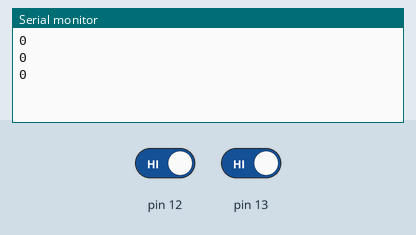
A sketch run on a simulated Arduino Uno, built with avr-gcc and run on an emulated ATmega328P. On the bench: the last lines printed to the serial monitor. Inputs (shaded band) come from the test bench; at power-on: pin 12 HIGH, pin 13 HIGH.

Above: at 2.8 s.
2.9 s: pin 12 driven LOW
At 3.7 s:
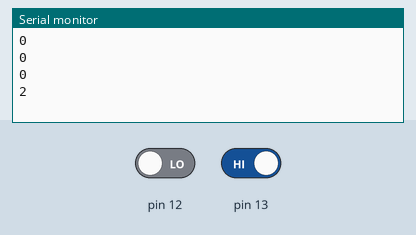
4.4 s: pin 13 driven LOW
At 5.7 s:
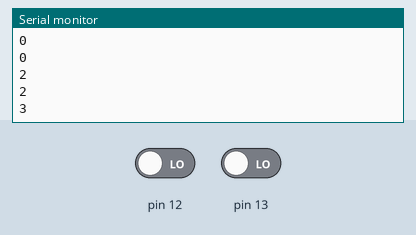
5.9 s: pin 12 driven HIGH
At 6.8 s:
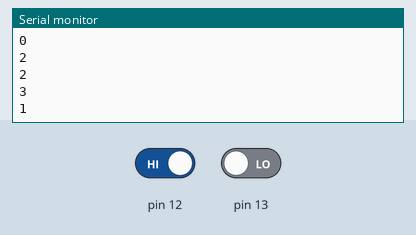
Timing chart, 0 to 8.9 s (numbered marks = the images above; inputs shaded):
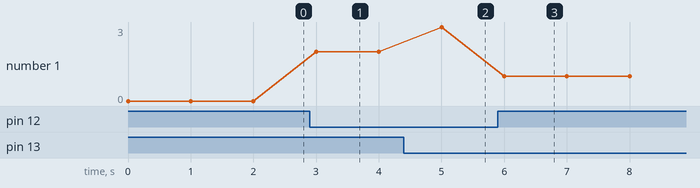

Measured:
- after the input at 2.9 s, the serial monitor: prints a new line after 0.10 s (image 1)
- after the input at 4.4 s, the serial monitor: prints a new line after 0.60 s (image 2)
- after the input at 5.9 s, the serial monitor: prints a new line after 0.10 s (image 3)
- plotted number 1: 0 → 2 after the input at 2.9 s, 2 → 3 after the input at 4.4 s, 3 → 1 after the input at 5.9 s

The sketch:

getDIPSWStatus.ino
```cpp
void setup() {
  // put your setup code here, to run once:
  Serial.begin(9600);
  pinMode(12,INPUT);
  pinMode(13,INPUT);
}

void loop() {
  //push状態での初回呼び出し
  Serial.println(getDIPSStatus());
  delay(1000);
}

//以下関数の定義
int getDIPSStatus(){
    int stat=0;
    int bit1=digitalRead(12);
    int bit0=digitalRead(13);
    if(bit0==LOW){
        stat|=0x01;
    }
    if(bit1==LOW){
        stat|=0x02;
    }
    return(stat);
}
```
